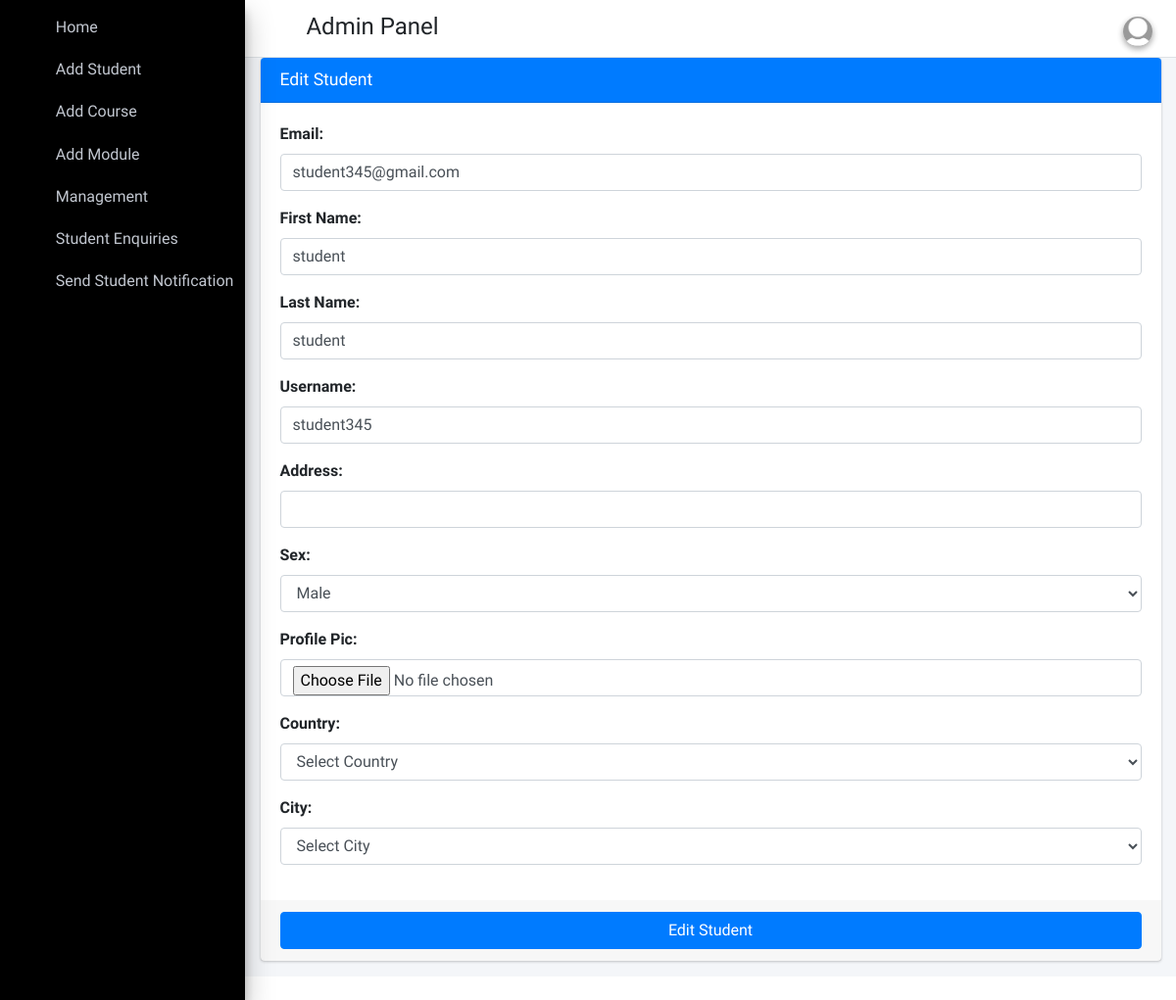
/edit_student/41 (signed in), run on an earlier commit of the app's database.
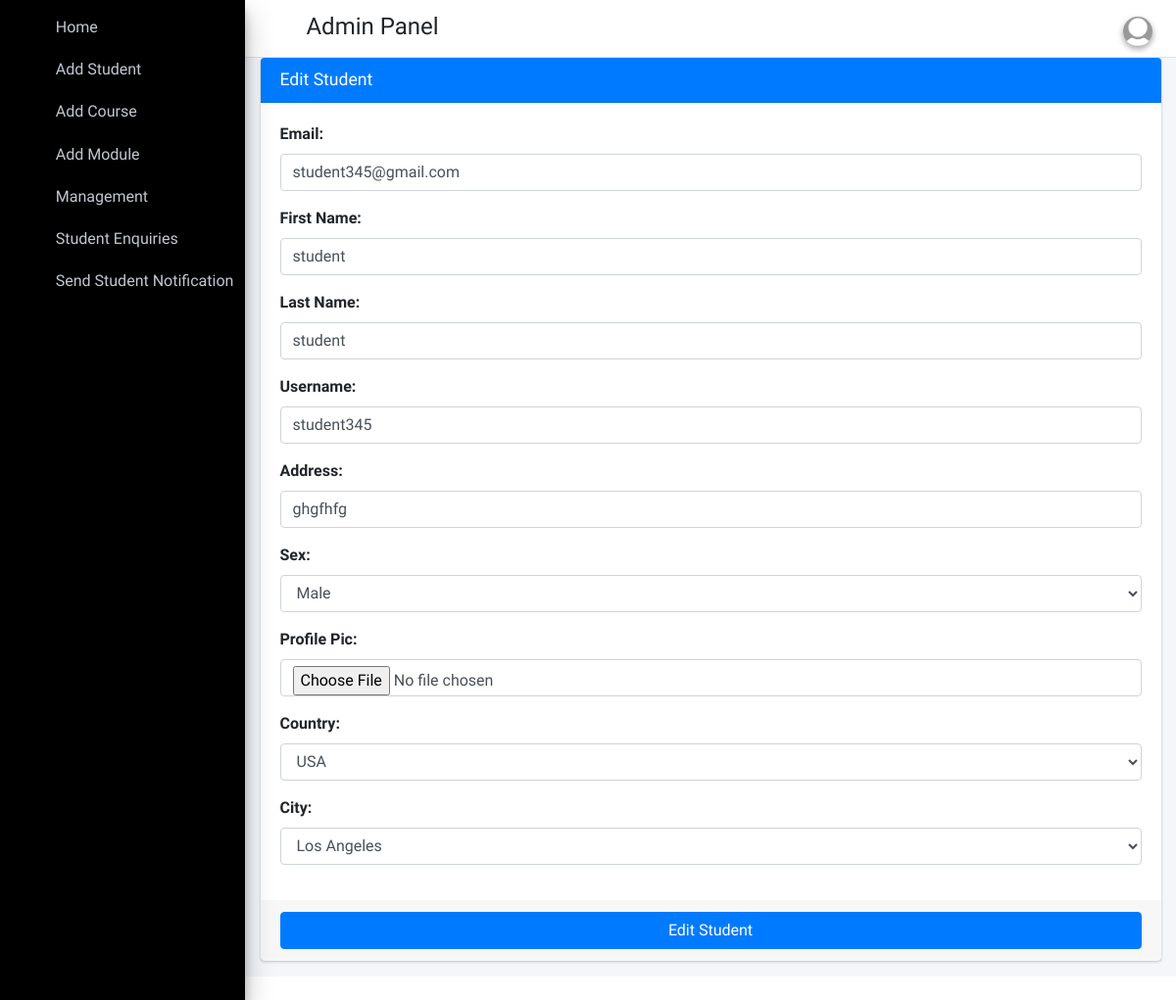
And on a later commit of the database.
### student_app/models.py (models this page shows)
class Students(models.Model):
    id=models.AutoField(primary_key=True)
    admin=models.OneToOneField(CustomUser,on_delete=models.CASCADE)
    gender=models.CharField(max_length=255)
    profile_pic=models.FileField()
    city = models.CharField(max_length=255)
    country = models.CharField(max_length=255)
    date_of_birth = models.DateField()
    address=models.TextField()
    created_at=models.DateTimeField(auto_now_add=True)
    updated_at=models.DateTimeField(auto_now_add=True)
    fcm_token=models.TextField(default="")
    objects = models.Manager()

### student_app/AdminViews.py (the view)
# urls.py: path('edit_student/<str:student_id>', AdminViews.edit_student,name="edit_student"),
def edit_student(request,student_id):
    request.session['student_id']=student_id
    student=Students.objects.get(admin=student_id)
    form=EditStudentForm()
    form.fields['email'].initial=student.admin.email
    form.fields['first_name'].initial=student.admin.first_name
    form.fields['last_name'].initial=student.admin.last_name
    form.fields['username'].initial=student.admin.username
    form.fields['address'].initial=student.address
    form.fields['sex'].initial=student.gender
    return render(request,"Admin_template/edit_student_template.html",{"form":form,"id":student_id,"username":student.admin.username,"student" :student})

### student_app/templates/Admin_template/edit_student_template.html (shortened to what this page needs)
{% extends 'Admin_template/base_template.html' %}
{% block main_content %}
    <section class="content">
      <div class="container-fluid">
          <div class="row">
              <div class="col-md-12">
            <div class="card card-primary">
              <div class="card-header">
                <h3 class="card-title">Edit Student</h3>
              </div>
                {% url 'edit_student_save' as action_path %}
                {% include 'Admin_template/form_template.html' with messages=messages form=form action_path=action_path button_text="Edit Student" %}
          </div>
          </div>
      </div>
    </section>
{% endblock main_content %}

### student_app/templates/Admin_template/form_template.html (shortened to what this page needs)
 <form role="form" action="{{ action_path }}" method="post" enctype="multipart/form-data">
                <div class="card-body">
                    {% for field in form %}
                  <div class="form-group">
                      {{ field.label_tag }}
                      {{ field }}
                  </div>
                    {% endfor %}
                </div>
                <div class="card-footer">
                  <button type="submit" class="btn btn-primary btn-block">{{ button_text }}</button>
                </div>
              </form>

What changed in the data, as far as the page shows it:
now on this page (row edited): Students: form "ghgfhfg" "USA" "Los Angeles"
Also different on the page:
list line gone: "Select Country"
list line gone: "Select City"
